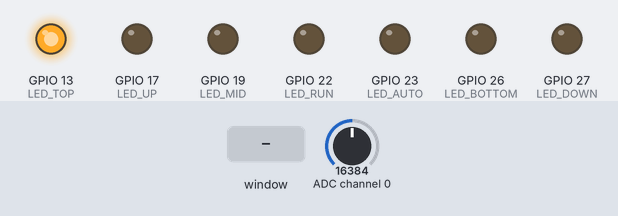
A program run on a simulated Raspberry Pi (BCM pin numbers). On the bench: output pins drawn as LEDs (lit = HIGH). The test bench sets the inputs (shaded band); at power-on: ADC channel 0 = 16384 (analog values on the 0–32767 scale). The desktop window is not drawn, its controls go by their first labels and the mouse button is held 0.15 s.

Above: at 1.2 s.
1.3 s: control labelled "AUTOMATIK" in the window clicked
At 3.7 s:
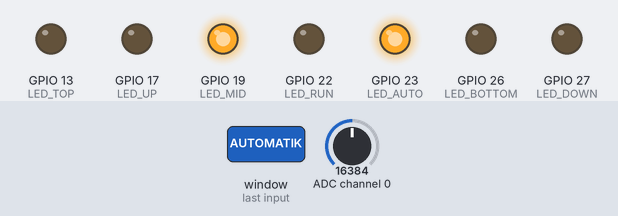
4.3 s: ADC channel 0 set to 8392
6.3 s: ADC channel 0 set to 7552
At 9.0 s:
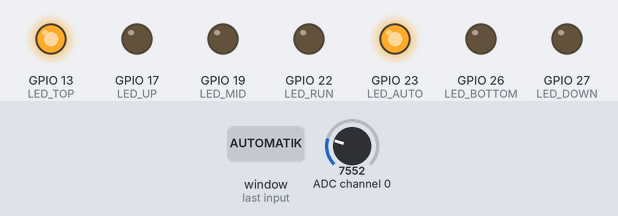
9.3 s: ADC channel 0 set to 11464
11.3 s: ADC channel 0 set to 12392
At 12.7 s:
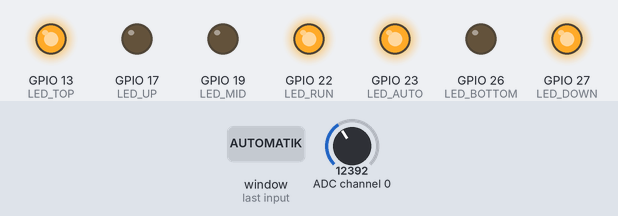
14.3 s: control labelled "HAND" in the window clicked
At 14.7 s:
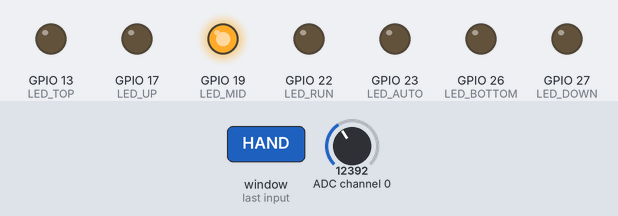
Timing chart, 0 to 16.8 s (numbered marks = the images above; inputs shaded):
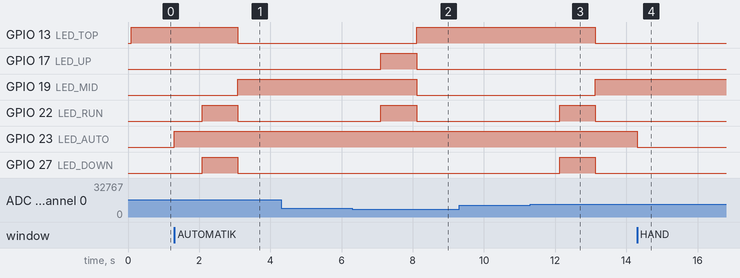

Measured:
- the behaviour switches between 8000 and 7992 on ADC channel 0 (found by bisection; images 1 and 2)
- the behaviour switches between 12000 and 12008 on ADC channel 0 (found by bisection; images 2 and 3)
- after the input at 1.3 s, GPIO 13 (LED_TOP): HIGH → LOW after 1.8 s; GPIO 19 (LED_MID): LOW → HIGH after 1.8 s; GPIO 22 (LED_RUN), GPIO 27 (LED_DOWN): LOW → HIGH after 0.79 s, → LOW 1.0 s later; GPIO 23 (LED_AUTO): LOW → HIGH at once
- after the input at 4.3 s, every drawn part: stays the same
- after the input at 6.3 s, GPIO 13 (LED_TOP): LOW → HIGH after 1.8 s; GPIO 17 (LED_UP), GPIO 22 (LED_RUN): LOW → HIGH after 0.81 s, → LOW 1.0 s later; GPIO 19 (LED_MID): HIGH → LOW after 1.8 s
- after the input at 9.3 s, every drawn part: stays the same
- after the input at 11.3 s, GPIO 13 (LED_TOP): HIGH → LOW after 1.8 s; GPIO 19 (LED_MID): LOW → HIGH after 1.8 s; GPIO 22 (LED_RUN), GPIO 27 (LED_DOWN): LOW → HIGH after 0.82 s, → LOW 1.0 s later
- after the input at 14.3 s, GPIO 23 (LED_AUTO): HIGH → LOW at once

The program:

Projekt.py
```python
import tkinter as tk
import RPi.GPIO as GPIO
import time
import board
import busio
import adafruit_ads1x15.ads1115 as ADS
from adafruit_ads1x15.analog_in import AnalogIn

# ================= GPIO =================
GPIO.setmode(GPIO.BCM)

LED_UP = 17
LED_DOWN = 27
LED_RUN = 22
LED_AUTO = 23

LED_TOP = 13
LED_MID = 19
LED_BOTTOM = 26

GPIO.setup(
    [LED_UP, LED_DOWN, LED_RUN, LED_AUTO,
     LED_TOP, LED_MID, LED_BOTTOM],
    GPIO.OUT
)

# ================= ADS1115 =================
i2c = busio.I2C(board.SCL, board.SDA)
ads = ADS.ADS1115(i2c, address=0x48)
ads.gain = 1
chan = AnalogIn(ads, ADS.P0)

# ================= STATUS =================
MODE = "MANUAL"
POSITION = "OBEN"
AUTO_TARGET = "OBEN"

# LED-Status für Tkinter
LED_STATE_UP = False
LED_STATE_DOWN = False
LED_STATE_RUN = False
LED_STATE_AUTO = False

# ================= HELPER =================
def motor_off():
    global LED_STATE_UP, LED_STATE_DOWN, LED_STATE_RUN
    GPIO.output([LED_UP, LED_DOWN, LED_RUN], False)
    LED_STATE_UP = LED_STATE_DOWN = LED_STATE_RUN = False
    update_ui()

def set_position_leds():
    GPIO.output([LED_TOP, LED_MID, LED_BOTTOM], False)
    if POSITION == "OBEN":
        GPIO.output(LED_TOP, True)
    elif POSITION == "MITTE":
        GPIO.output(LED_MID, True)
    elif POSITION == "UNTEN":
        GPIO.output(LED_BOTTOM, True)

# ================= HYSTERESE =================
def determine_target(ldr, current):
    if current == "UNTEN" and ldr < 20000:
        return "MITTE"
    if current == "MITTE":
        if ldr > 26000:
            return "UNTEN"
        if ldr < 8000:
            return "OBEN"
    if current == "OBEN" and ldr > 12000:
        return "MITTE"
    return current

# ================= MOTOR =================
def move_to(target):
    global LED_STATE_UP, LED_STATE_DOWN, LED_STATE_RUN

    if POSITION == target:
        return

    motor_off()

    GPIO.output(LED_RUN, True)
    LED_STATE_RUN = True

    if target in ["MITTE", "UNTEN"]:
        GPIO.output(LED_DOWN, True)
        LED_STATE_DOWN = True
    else:
        GPIO.output(LED_UP, True)
        LED_STATE_UP = True

    update_ui()
    root.after(1000, lambda: finish_move(target))

def finish_move(target):
    global POSITION
    POSITION = target
    motor_off()
    set_position_leds()
    update_ui()

# ================= UI CALLBACKS =================
def set_auto():
    global MODE, LED_STATE_AUTO
    MODE = "AUTO"
    GPIO.output(LED_AUTO, True)
    LED_STATE_AUTO = True
    update_ui()

def set_manual():
    global MODE, LED_STATE_AUTO
    MODE = "MANUAL"
    GPIO.output(LED_AUTO, False)
    LED_STATE_AUTO = False
    motor_off()
    update_ui()

def manual_up():
    if MODE == "MANUAL" and POSITION != "OBEN":
        move_to("OBEN")

def manual_down():
    if MODE == "MANUAL" and POSITION != "UNTEN":
        move_to("UNTEN")

# ================= AUTOMATIK =================
def automation_loop():
    global AUTO_TARGET

    if MODE == "AUTO":
        ldr_value = chan.value
        AUTO_TARGET = determine_target(ldr_value, AUTO_TARGET)
        move_to(AUTO_TARGET)
        lbl_ldr.config(text=f"LDR: {ldr_value}")

    root.after(1000, automation_loop)

# ================= TKINTER =================
root = tk.Tk()
root.title("Jalousiensteuerung – ADS1115")

def led_label(parent, text):
    lbl = tk.Label(parent, text=text, width=12, bg="grey")
    lbl.pack(side=tk.LEFT, padx=3)
    return lbl

def update_led(lbl, state):
    lbl.config(bg="green" if state else "grey")

frame_mode = tk.Frame(root)
frame_mode.pack(pady=5)
tk.Button(frame_mode, text="AUTOMATIK", width=12, command=set_auto).pack(side=tk.LEFT, padx=5)
tk.Button(frame_mode, text="HAND", width=12, command=set_manual).pack(side=tk.LEFT, padx=5)

frame_manual = tk.Frame(root)
frame_manual.pack(pady=5)
tk.Button(frame_manual, text="AUF", width=12, command=manual_up).pack(side=tk.LEFT, padx=5)
tk.Button(frame_manual, text="AB", width=12, command=manual_down).pack(side=tk.LEFT, padx=5)

lbl_mode = tk.Label(root, text="")
lbl_mode.pack()
lbl_pos = tk.Label(root, text="")
lbl_pos.pack()
lbl_ldr = tk.Label(root, text="LDR: ---")
lbl_ldr.pack()

frame_leds = tk.Frame(root)
frame_leds.pack(pady=5)

led_up = led_label(frame_leds, "AUF")
led_down = led_label(frame_leds, "AB")
led_run = led_label(frame_leds, "RUN")
led_auto = led_label(frame_leds, "AUTO")

def update_ui():
    lbl_mode.config(text=f"Modus: {MODE}")
    lbl_pos.config(text=f"Position: {POSITION}")

    update_led(led_up, LED_STATE_UP)
    update_led(led_down, LED_STATE_DOWN)
    update_led(led_run, LED_STATE_RUN)
    update_led(led_auto, LED_STATE_AUTO)

# ================= START =================
set_position_leds()
update_ui()
automation_loop()

try:
    root.mainloop()
finally:
    motor_off()
    GPIO.cleanup()
```
